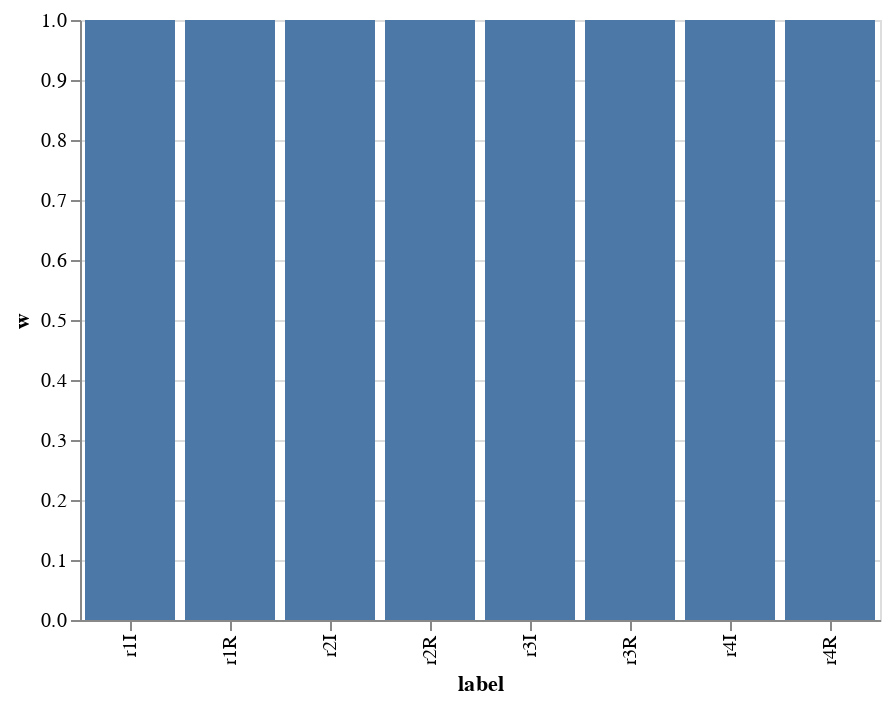

Notebook source saved alongside this figure:
### Code cell
w = torch.ones((1,1,8))#ortho_base.create_weights(1,1)
v = ortho_base.ortho_conv2d(diamond_rot[:,None], w, padding='valid').squeeze()
alpha = torch.atan2(v[1], v[0])
rho = torch.linalg.norm(v, dim=0)
alpha_diff = abs(((alpha-alpha[0])%(2*np.pi))-torch.Tensor(alphas))*180/np.pi

print('alpha (rad):', (alpha-alpha[0])%(2*np.pi))
print('alpha diff (deg):', alpha_diff)
print('rho:', rho)

print(f'max alpha diff (deg): {alpha_diff.max():.2f}, rho std: {rho.std():.4f}')
weights = pd.DataFrame(data=dict(w=w[0,0], label=ortho_base.kernels_label))
alt.Chart(weights).mark_bar().encode(x='label:N', y='w:Q')

### Figure 1 — Vega-Lite specification as saved in the notebook (floating-point values rounded to 4 significant figures)
{"$schema": "https://vega.github.io/schema/vega-lite/v3.4.0.json", "config": {"mark": {"tooltip": null}, "view": {"height": 300, "width": 400}}, "data": {"name": "data-bb81a4f60f00a19089294f1158acd805"}, "datasets": {"data-bb81a4f60f00a19089294f1158acd805": [{"label": "r1R", "w": 1}, {"label": "r2R", "w": 1}, {"label": "r3R", "w": 1}, {"label": "r4R", "w": 1}, {"label": "r1I", "w": 1}, {"label": "r2I", "w": 1}, {"label": "r3I", "w": 1}, {"label": "r4I", "w": 1}]}, "encoding": {"x": {"field": "label", "type": "nominal"}, "y": {"field": "w", "type": "quantitative"}}, "mark": "bar"}
